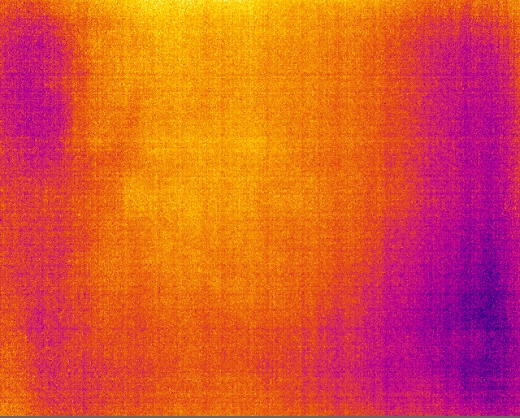
#> input picture IRimages/matlab_20220523_114719/20220523_114719_IR.jpg, 520 x 418 px, found by its file name
$ jupyter execute Kmeans.ipynb   (shell and % lines are left out)
#> lines starting #> are read from the running program, lines starting #| are printed output that depends on the picture
Reference: https://docs.opencv.org/4.x/d1/d5c/tutorial_py_kmeans_opencv.html

[cell 1]
import cv2
import matplotlib.pyplot as plt
import numpy as np
from skimage import measure, morphology

[cell 2]
imgc = cv2.imread('/Users/zhangtianjie/Documents/GitHub/IR_image_process/IRimages/matlab_20220523_114719/20220523_114719_IR.jpg')
#> imgc is the input picture: shape (418, 520, 3); mean B, G, R 50.8, 82.1, 219.2
def imgconvert(img):
    b,g,r=cv2.split(img)
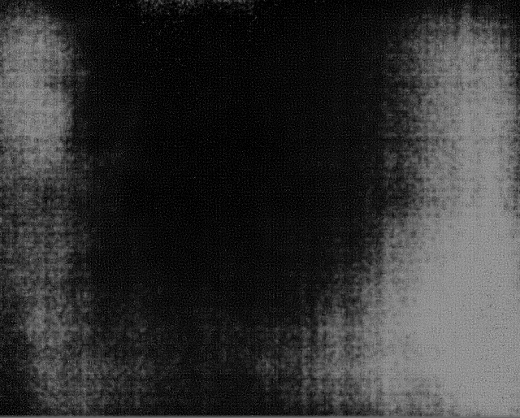
#> b: shape (418, 520); min 0, max 181, mean 50.8
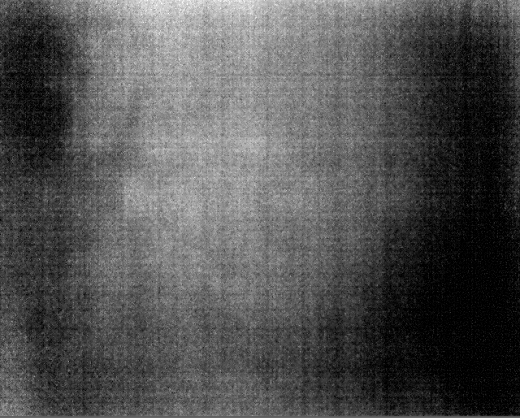
#> g: shape (418, 520); min 0, max 255, mean 82.1
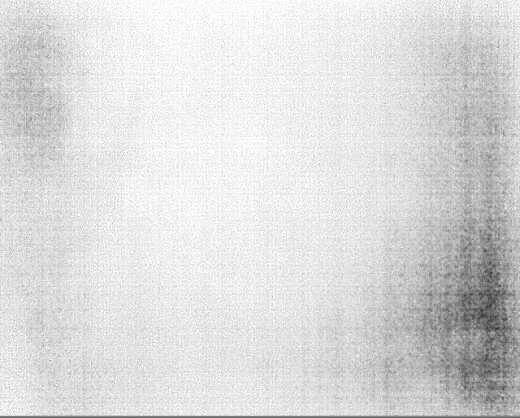
#> r: shape (418, 520); min 43, max 255, mean 219.2
    img=cv2.merge((r,g,b))
    return img
imgc=imgconvert(imgc)
plt.imshow(imgc)
plt.axis('off')
plt.title('RGB image')

[cell 3]
# image = cv2.imread('IMG_1127.jpg')
# image.shape


data = imgc.reshape((-1,3))
data = np.float32(data)

[cell 4]
criteria = (cv2.TERM_CRITERIA_EPS + cv2.TERM_CRITERIA_MAX_ITER, 10, 1.0)
num_clusters = 3
ret,label,center=cv2.kmeans(data, num_clusters, None, criteria, 10, cv2.KMEANS_RANDOM_CENTERS)
#> ret = 233423274.1; center = [[224.2, 73.47, 37.33], [241.6, 138.5, 10.8], [182.6, 19.46, 122.1]]

center = np.uint8(center)
#> center = [[224, 73, 37], [241, 138, 10], [182, 19, 122]]
res = center[label.flatten()]
res2 = res.reshape((imgc.shape))
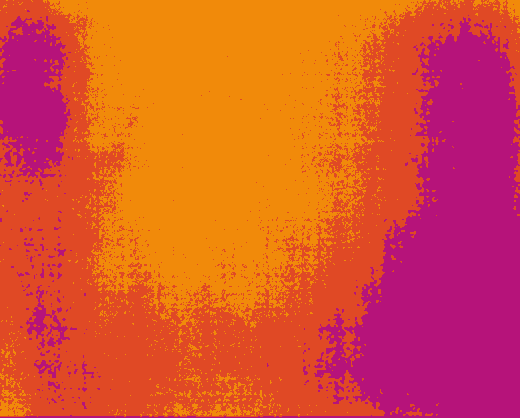
#> res2: shape (418, 520, 3); mean R, G, B 218.7, 81.7, 50.3
plt.imshow(res2)
plt.axis('off')
plt.title('Kmeans')
# cv2.imshow('res2',res2)
# cv2.waitKey(0)
# cv2.destroyAllWindows()
